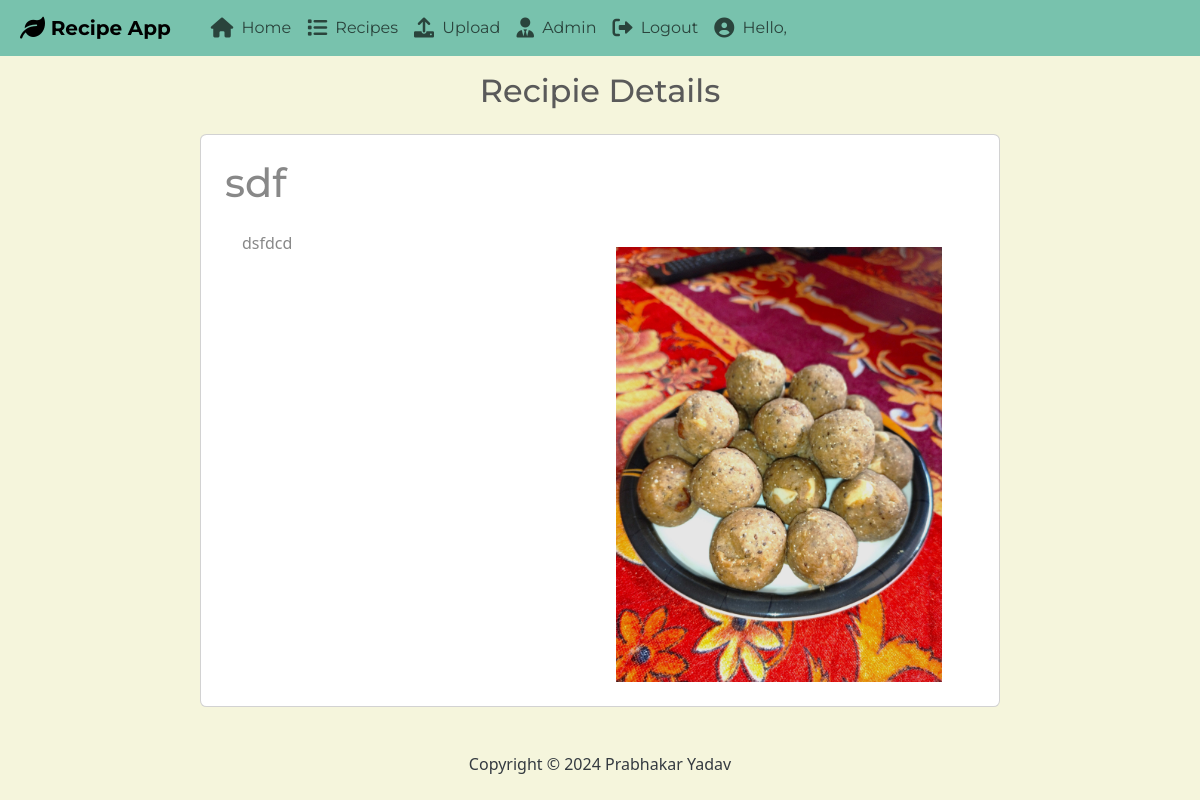
Screenshot of /recipes/detail/4 (signed in) with the database file from the repository.
### home/models.py (models this page shows, shortened)
class Recipe(models.Model):
    user = models.ForeignKey(User,on_delete=models.SET_NULL,null=True,blank=True)
    title = models.TextField(max_length=100)
    description = models.TextField()
    image = models.ImageField(upload_to="recipieImg")

### home/views.py (the view)
# urls.py: path('recipes/detail/<int:id>', views.detail , name='detail'),
@login_required(login_url="/login/")
def detail(request, id):
    context = {'data' : Recipe.objects.get(id=id)}
    return render(request , "detail.html", context=context)

### home/templates/detail.html (shortened to what this page needs)
{% extends "base.html" %}
{% block body %}
<div class="container-fluid p-2">
    <h2 class="p-2 text-center">Recipie Details</h2>
</div>
<div class="container-fluid card col-11 col-lg-8 p-2">
    <h1 class="p-3">{{data.title}}</h1>
    <div class="row justify-content-around g-2">
        <div class="col-11">
            <p>
                <img src="{{data.image.url}}" class="float-end img-fluid rounded col-6 p-3">
                {{data.description}}
            </p>
        </div>
    </div>
</div>
{% endblock %}

### rows the page displays
Recipe: title "sdf", image (picture), description "dsfdcd"
